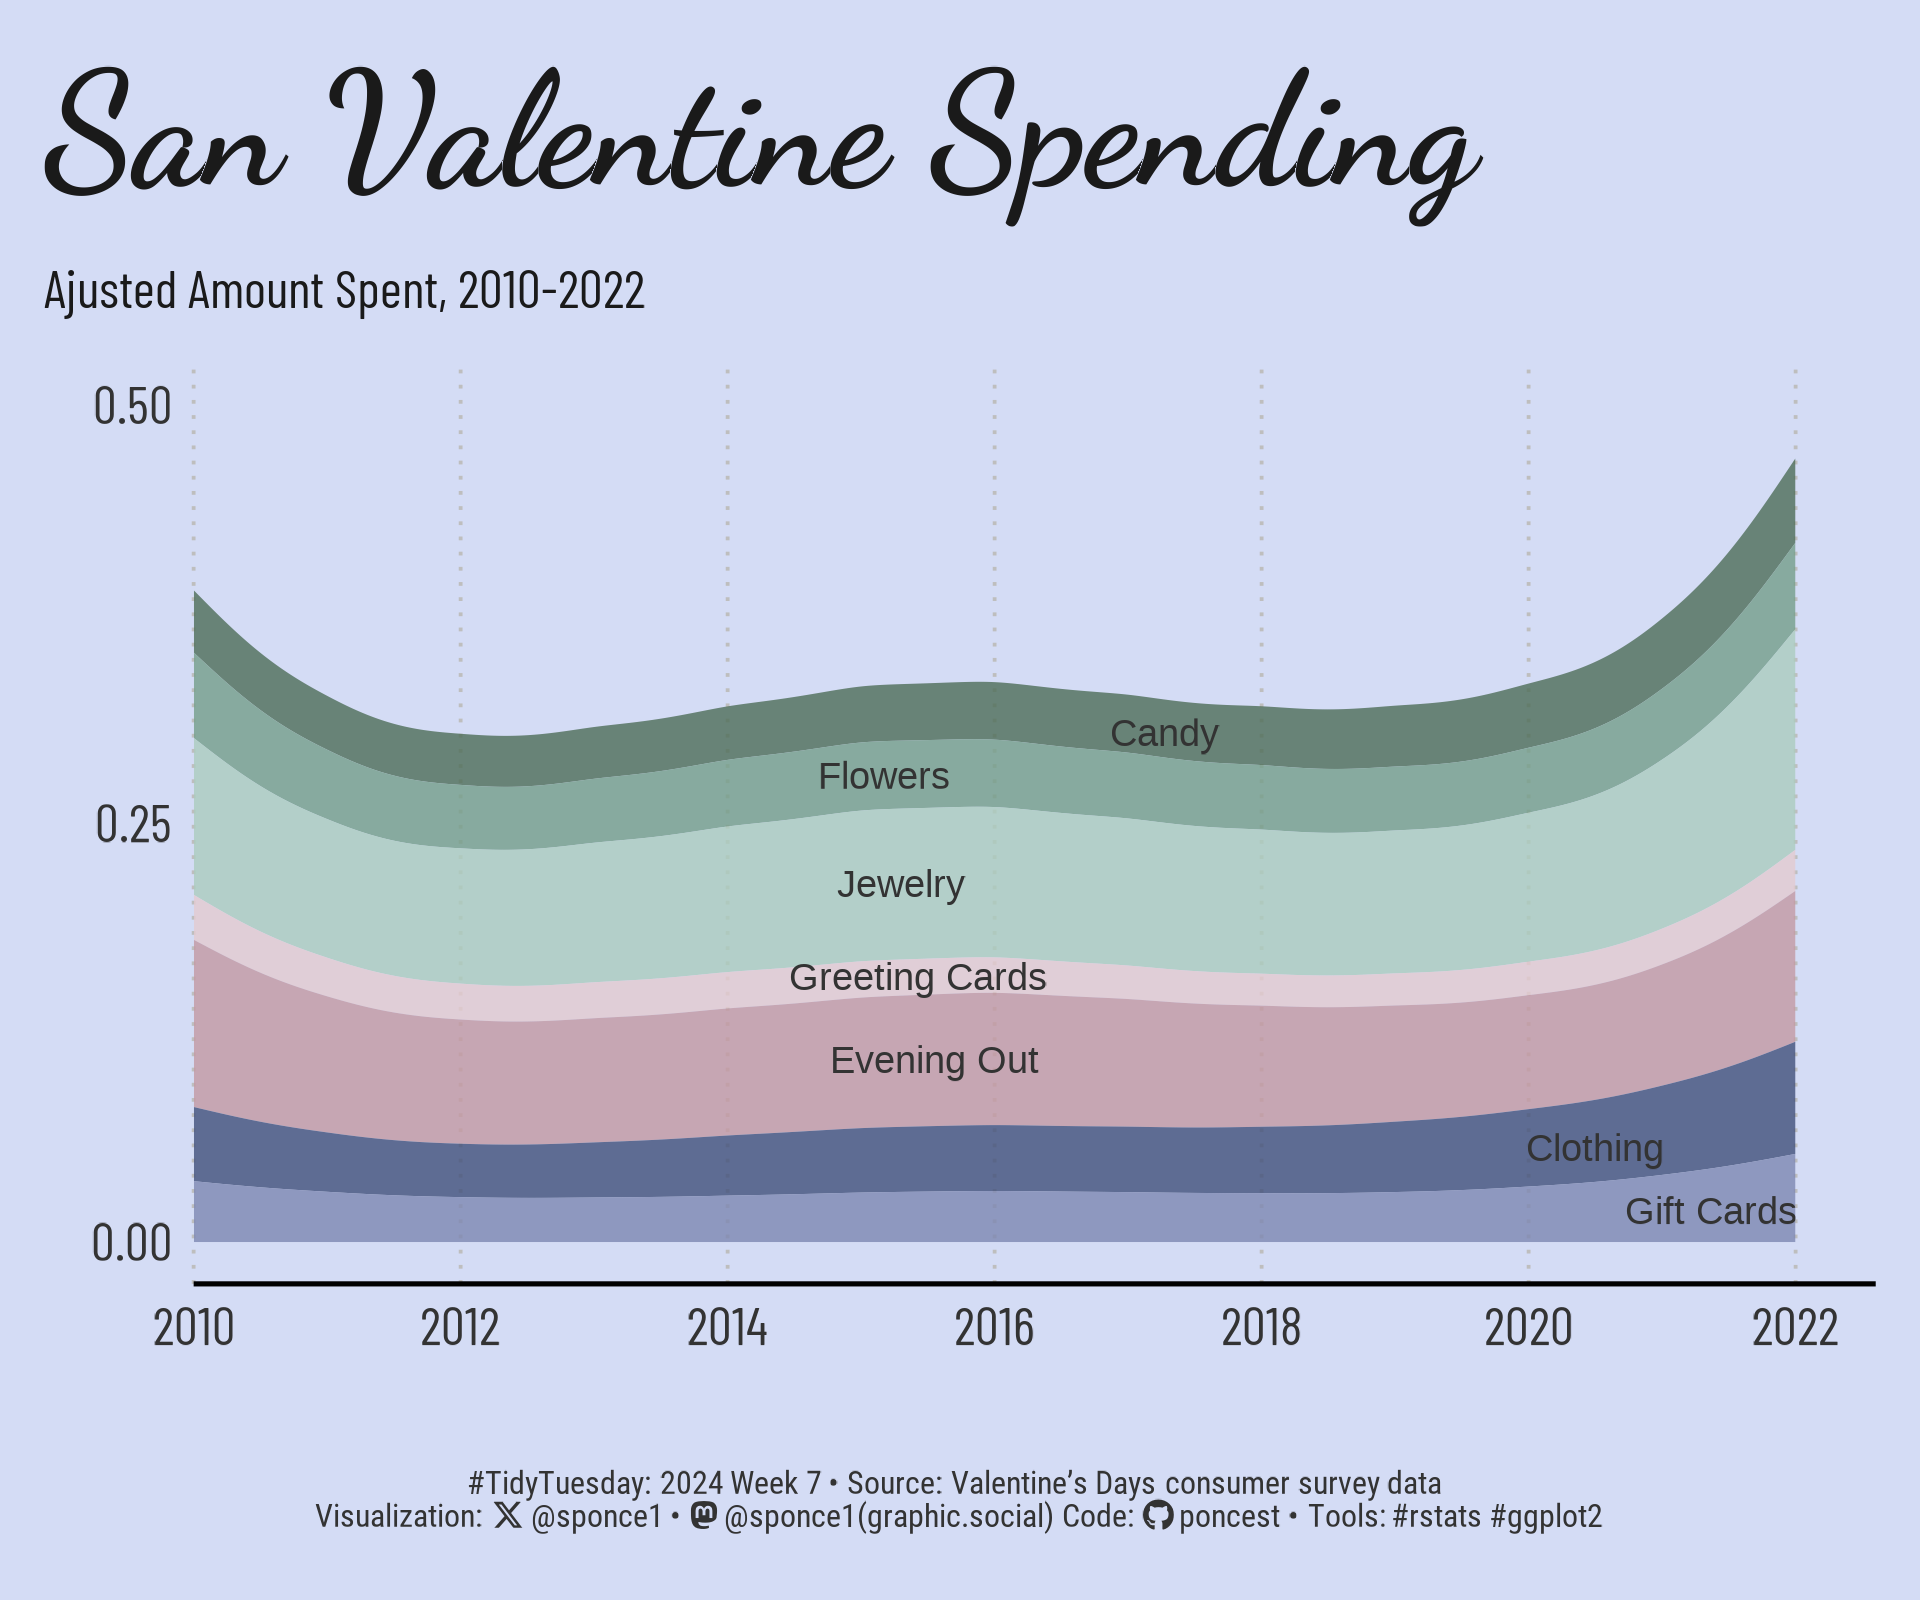

This figure's R source:

## Challenge: #TidyTuesday 2024 week 07
## Data:      Valentine's Day consumer data
## Author:    Steven Ponce
## Date:      2024-02-12


## 1. LOAD PACKAGES & SETUP ----  
pacman::p_load(tidyverse, ggtext, showtext, janitor, skimr, scales, lubridate)
pacman::p_load(readxl, ggstream, MetBrewer)


### |- figure size ---- 
camcorder::gg_record( 
  dir    = here::here("temp_plots"), 
  device = "png",
  width  = 6,
  height = 5,
  units  = "in",
  dpi    = 320) 

### |- resolution ---- 
showtext_opts(dpi = 320, regular.wt = 300, bold.wt = 800)


## 2. READ IN THE DATA ----
tt <- tidytuesdayR::tt_load(x = base::as.double("2024"), 
                            week = base::as.double("07")) 

historical_spending <- tt$historical_spending |> clean_names() |> glimpse()
gifts_age    <- tt$gifts_age |> clean_names() |> glimpse()
gifts_gender <- tt$gifts_gender |> clean_names() |> glimpse()

#' Additional data
#' consumer price index (Updated R-CPI-U-RS, All items, 1977-202):
#' https://www.bls.gov/cpi/research-series/r-cpi-u-rs-home.htm
#' 

cpi <- readxl::read_xlsx(path = "2024/Week_07/r-cpi-u-rs-allitems.xlsx", 
                  skip = 5, 
                  trim_ws = TRUE) |> clean_names() |> glimpse()


tidytuesdayR::readme(tt) 
rm(tt)  


## 3. EXAMINING THE DATA ----
skim(historical_spending)
skim(gifts_age)
skim(gifts_gender)
skim(cpi)


## 4. TIDYDATA ----

### |- Tidy ----

# cpi
cpi_2010_2022 <- cpi |> 
    select(year, avg) |> 
    filter(year >= 2010) |> 
    rename(cpi_avg = avg)

# historical spending
historical_spending_longer <- historical_spending |> 
    
    # drop column
    select(-percent_celebrating) |> 
    
    # pivot longer
    pivot_longer(
        cols      = -year,
        names_to  = "category", 
        values_to = "avg_amount_spent"
        )

# adjusting the historical spending by cpi (consumer price index)
data_plot <- historical_spending_longer |> 
    # left join
    left_join(y  = cpi_2010_2022, 
              by = "year") |> 
    # correct by inflation
    mutate(adjusted_amount_spent = avg_amount_spent / cpi_avg) |> 
    # format
    mutate(
        category = str_replace(string     = category, 
                               pattern     =  "_", 
                               replacement = " "),
        category = str_to_title(category)
           ) |> 
    # factor
    mutate(category = as_factor(category))
    


# 5. VISUALIZATION ---- 

### |- plot aesthetics ---- 
bkg_col      <- colorspace::lighten('#c2cae3', 0.35) 
title_col    <- "gray10"              
subtitle_col <- "gray20"   
caption_col  <- "gray20"  
text_col     <- "gray20" 

col_palette <- MetBrewer::met.brewer(name = "Monet", n = 8, type = "discrete")


### |-  titles and caption ----
tt <- str_glue("#TidyTuesday: { 2024 } Week { 07 } &bull; Source: Valentine's Days consumer survey data <br>")  
X  <- str_glue("<span style='font-family:fa6-brands'>&#xe61b;</span>")   
gh <- str_glue("<span style='font-family:fa6-brands'>&#xf09b;</span>")
mn <- str_glue("<span style='font-family:fa6-brands'>&#xf4f6;</span>")

title_text    <- str_glue("San Valentine Spending") 

subtitle_text <- str_glue("Ajusted Amount Spent, 2010-2022")

caption_text  <- str_glue("{tt} Visualization: {X} @sponce1 &bull; {mn} @sponce1(graphic.social) Code: {gh} poncest &bull; Tools: #rstats #ggplot2")


### |-  fonts ----
font_add('fa6-brands', 'fonts/6.4.2/Font Awesome 6 Brands-Regular-400.otf') 
font_add_google("Dancing Script", family = "title")                            
font_add_google("Barlow Condensed", family = "subtitle")   
font_add_google("Barlow Condensed", family = "text")  
font_add_google("Roboto Condensed", family = "caption")
showtext_auto(enable = TRUE)  

### |-  plot theme ----
theme_set(theme_minimal(base_size = 12, base_family = "text"))                

theme_update(
    plot.title.position   = "plot",
    plot.caption.position = "plot",
    legend.position       = 'plot',
    
    axis.title.x          = element_text(margin = margin(10, 0, 0, 0), size = rel(1), color = text_col, family   = 'text', face = 'bold'),
    axis.title.y          = element_markdown(margin = margin(0, 10, 0, 0), size = rel(1), color = text_col, family   = 'text', face = 'bold'),
    
    axis.text             = element_text(size = rel(1), color = text_col, family   = 'text'),
    
    axis.line.x           = element_line(color = "black"),
    
    panel.grid.minor.y    = element_blank(),
    panel.grid.major.y    = element_blank(),
    
    panel.grid.minor.x    = element_blank(),
    panel.grid.major.x    = element_line(linetype = "dotted", size = 0.4, color = 'gray'),
    
    plot.margin           = margin(t = 10, r = 10, b = 10, l = 10),
    
    plot.background       = element_rect(fill = bkg_col, color = bkg_col),
    panel.background      = element_rect(fill = bkg_col, color = bkg_col),
    
)

### |-  final plot ----  
data_plot |> 
    filter(category != "Per Person") |> 
    ggplot(aes(x = year, y = adjusted_amount_spent, fill = category)) +
    
    # Geoms
    geom_stream(type  = "ridge", 
                bw    = 1,
                alpha = .8,
                true_range = 'both',
                ) +
    
    geom_stream_label(aes(label = category), 
                      type     = "ridge",
                      geom     = "text",
                      position = "identity",
                      n_grid   = 100,
                      color    = text_col,
                      size     = 3,
                      ) +
    
    # Scales
    scale_x_continuous(breaks = seq(2010, 2022, by = 2),
                       limits = c(2010, 2022),
                       expand = expansion(mult = c(0, 0.05))
                       ) +
    
    scale_y_continuous(breaks = seq(0, 1, by = .25),
                       limits = c(0, .5)) +
    
    scale_fill_manual(values = col_palette) +

    coord_cartesian(clip = "off") +    

    # Labs
    labs(x        = "",
         y        = "",       
         title    = title_text,
         subtitle = subtitle_text,
         caption  = caption_text
    ) +
    
    # Theme
    theme(
    
        plot.title         = element_text(
            size           = rel(3), 
            family         = 'title',
            face           = 'bold',
            color          = title_col,
            margin         = margin(t = 5, b = 5)), 
        
        plot.subtitle      = element_text(
            size           = rel(1), 
            family         = 'subtitle',
            color          = title_col,
            lineheight     = 1.1, 
            margin         = margin(t = 5, b = 10)),  
        
        plot.caption     = element_markdown(
            size           = rel(.6), 
            family         = 'caption',
            color          = caption_col,
            lineheight     = 0.65,
            hjust          = 0.5,
            halign         = 0.5,
            margin         = margin(t = 5, b = 5)),
    )



# 6. SESSION INFO ----  
sessioninfo::session_info(include_base = TRUE) 

# ─ Session info ──────────────────────────────────────────────────────────────
# setting  value
# version  R version 4.3.2 (2023-10-31 ucrt)
# os       Windows 10 x64 (build 19045)
# system   x86_64, mingw32
# ui       RStudio
# language (EN)
# collate  English_United States.utf8
# ctype    English_United States.utf8
# tz       America/New_York
# date     2024-02-12
# rstudio  2023.12.1+402 Ocean Storm (desktop)
# pandoc   NA
# 
# ─ Packages ──────────────────────────────────────────────────────────────────
# ! package      * version date (UTC) lib source
# base         * 4.3.2   2023-10-31 [2] local
# base64enc      0.1-3   2015-07-28 [1] CRAN (R 4.3.0)
# P bit            4.0.5   2022-11-15 [?] CRAN (R 4.3.0)
# P bit64          4.0.5   2020-08-30 [?] CRAN (R 4.3.0)
# camcorder      0.1.0   2022-10-03 [1] CRAN (R 4.3.0)
# P cellranger     1.1.0   2016-07-27 [?] CRAN (R 4.3.0)
# P cli            3.6.1   2023-03-23 [?] CRAN (R 4.3.0)
# colorspace     2.1-0   2023-01-23 [1] CRAN (R 4.3.0)
# commonmark     1.9.0   2023-03-17 [1] CRAN (R 4.3.0)
# P compiler       4.3.2   2023-10-31 [?] local
# P crayon         1.5.2   2022-09-29 [?] CRAN (R 4.3.0)
# P curl           5.0.0   2023-01-12 [?] CRAN (R 4.3.0)
# P datasets     * 4.3.2   2023-10-31 [?] local
# P digest         0.6.34  2024-01-11 [?] CRAN (R 4.3.2)
# P dplyr        * 1.1.4   2023-11-17 [?] RSPM (R 4.3.0)
# P fansi          1.0.4   2023-01-22 [?] CRAN (R 4.3.0)
# farver         2.1.1   2022-07-06 [1] CRAN (R 4.3.0)
# fastmap        1.1.1   2023-02-24 [1] CRAN (R 4.3.0)
# forcats      * 1.0.0   2023-01-29 [1] CRAN (R 4.3.0)
# P fs             1.6.2   2023-04-25 [?] CRAN (R 4.3.0)
# P generics       0.1.3   2022-07-05 [?] CRAN (R 4.3.0)
# ggplot2      * 3.4.4   2023-10-12 [1] CRAN (R 4.3.2)
# P ggstream     * 0.1.0   2021-05-06 [?] CRAN (R 4.3.2)
# ggtext       * 0.1.2   2022-09-16 [1] CRAN (R 4.3.0)
# gifski         1.6.6-1 2022-04-05 [1] CRAN (R 4.3.0)
# P glue           1.6.2   2022-02-24 [?] CRAN (R 4.3.0)
# P graphics     * 4.3.2   2023-10-31 [?] local
# P grDevices    * 4.3.2   2023-10-31 [?] local
# P grid           4.3.2   2023-10-31 [?] local
# gridtext       0.1.5   2022-09-16 [1] CRAN (R 4.3.0)
# gtable         0.3.4   2023-08-21 [1] CRAN (R 4.3.2)
# P here           1.0.1   2020-12-13 [?] CRAN (R 4.3.0)
# P hms            1.1.3   2023-03-21 [?] CRAN (R 4.3.0)
# htmltools      0.5.5   2023-03-23 [1] CRAN (R 4.3.0)
# httr           1.4.6   2023-05-08 [1] CRAN (R 4.3.0)
# janitor      * 2.2.0   2023-02-02 [1] CRAN (R 4.3.0)
# P jsonlite       1.8.8   2023-12-04 [?] RSPM (R 4.3.0)
# knitr          1.42    2023-01-25 [1] CRAN (R 4.3.0)
# P lifecycle      1.0.3   2022-10-07 [?] CRAN (R 4.3.0)
# P lubridate    * 1.9.2   2023-02-10 [?] CRAN (R 4.3.0)
# magick         2.7.4   2023-03-09 [1] CRAN (R 4.3.0)
# P magrittr       2.0.3   2022-03-30 [?] CRAN (R 4.3.0)
# markdown       1.6     2023-04-07 [1] CRAN (R 4.3.0)
# MetBrewer    * 0.2.0   2022-03-21 [1] CRAN (R 4.3.0)
# P methods      * 4.3.2   2023-10-31 [?] local
# munsell        0.5.0   2018-06-12 [1] CRAN (R 4.3.0)
# P pacman         0.5.1   2019-03-11 [?] CRAN (R 4.3.0)
# P parallel       4.3.2   2023-10-31 [?] local
# P pillar         1.9.0   2023-03-22 [?] CRAN (R 4.3.0)
# P pkgconfig      2.0.3   2019-09-22 [?] CRAN (R 4.3.0)
# P purrr        * 1.0.2   2023-08-10 [?] CRAN (R 4.3.1)
# P R6             2.5.1   2021-08-19 [?] CRAN (R 4.3.0)
# ragg           1.2.5   2023-01-12 [1] CRAN (R 4.3.0)
# Rcpp           1.0.10  2023-01-22 [1] CRAN (R 4.3.0)
# P readr        * 2.1.4   2023-02-10 [?] CRAN (R 4.3.0)
# P readxl       * 1.4.2   2023-02-09 [?] CRAN (R 4.3.0)
# P remotes        2.4.2   2021-11-30 [?] CRAN (R 4.3.0)
# renv           1.0.3   2023-09-19 [1] CRAN (R 4.3.2)
# repr           1.1.6   2023-01-26 [1] CRAN (R 4.3.0)
# P rlang          1.1.1   2023-04-28 [?] CRAN (R 4.3.0)
# P rprojroot      2.0.3   2022-04-02 [?] CRAN (R 4.3.0)
# P rstudioapi     0.14    2022-08-22 [?] CRAN (R 4.3.0)
# rsvg           2.4.0   2022-11-21 [1] CRAN (R 4.3.0)
# P rvest          1.0.3   2022-08-19 [?] CRAN (R 4.3.0)
# scales       * 1.3.0   2023-11-28 [1] CRAN (R 4.3.2)
# P selectr        0.4-2   2019-11-20 [?] CRAN (R 4.3.0)
# P sessioninfo    1.2.2   2021-12-06 [?] CRAN (R 4.3.0)
# showtext     * 0.9-6   2023-05-03 [1] CRAN (R 4.3.0)
# showtextdb   * 3.0     2020-06-04 [1] CRAN (R 4.3.0)
# skimr        * 2.1.5   2022-12-23 [1] CRAN (R 4.3.0)
# snakecase      0.11.0  2019-05-25 [1] CRAN (R 4.3.0)
# P stats        * 4.3.2   2023-10-31 [?] local
# P stringi        1.7.12  2023-01-11 [?] CRAN (R 4.3.0)
# P stringr      * 1.5.0   2022-12-02 [?] CRAN (R 4.3.0)
# svglite        2.1.1   2023-01-10 [1] CRAN (R 4.3.0)
# sysfonts     * 0.8.8   2022-03-13 [1] CRAN (R 4.3.0)
# systemfonts    1.0.4   2022-02-11 [1] CRAN (R 4.3.0)
# textshaping    0.3.6   2021-10-13 [1] CRAN (R 4.3.0)
# P tibble       * 3.2.1   2023-03-20 [?] CRAN (R 4.3.0)
# tidyr        * 1.3.0   2023-01-24 [1] CRAN (R 4.3.0)
# P tidyselect     1.2.0   2022-10-10 [?] CRAN (R 4.3.0)
# P tidytuesdayR   1.0.2   2022-02-01 [?] CRAN (R 4.3.0)
# tidyverse    * 2.0.0   2023-02-22 [1] CRAN (R 4.3.0)
# P timechange     0.2.0   2023-01-11 [?] CRAN (R 4.3.0)
# P tools          4.3.2   2023-10-31 [?] local
# tzdb           0.4.0   2023-05-12 [1] CRAN (R 4.3.0)
# P usethis        2.1.6   2022-05-25 [?] CRAN (R 4.3.0)
# P utf8           1.2.3   2023-01-31 [?] CRAN (R 4.3.0)
# P utils        * 4.3.2   2023-10-31 [?] local
# P vctrs          0.6.5   2023-12-01 [?] CRAN (R 4.3.2)
# P vroom          1.6.3   2023-04-28 [?] CRAN (R 4.3.0)
# withr          2.5.2   2023-10-30 [1] CRAN (R 4.3.2)
# xfun           0.39    2023-04-20 [1] CRAN (R 4.3.0)
# P xml2           1.3.4   2023-04-27 [?] CRAN (R 4.3.0)
# 
# [1] C:/Users/poncest/OneDrive - Bristol Myers Squibb/RStudio/_CHALLENGES/tidytuesday/renv/library/R-4.3/x86_64-w64-mingw32
# [2] C:/Users/poncest/AppData/Local/R/cache/R/renv/sandbox/R-4.3/x86_64-w64-mingw32/d6d4a2bb
# 
# P ── Loaded and on-disk path mismatch.
# 
# ─────────────────────────────────────────────────────────────────────────────
# > 
